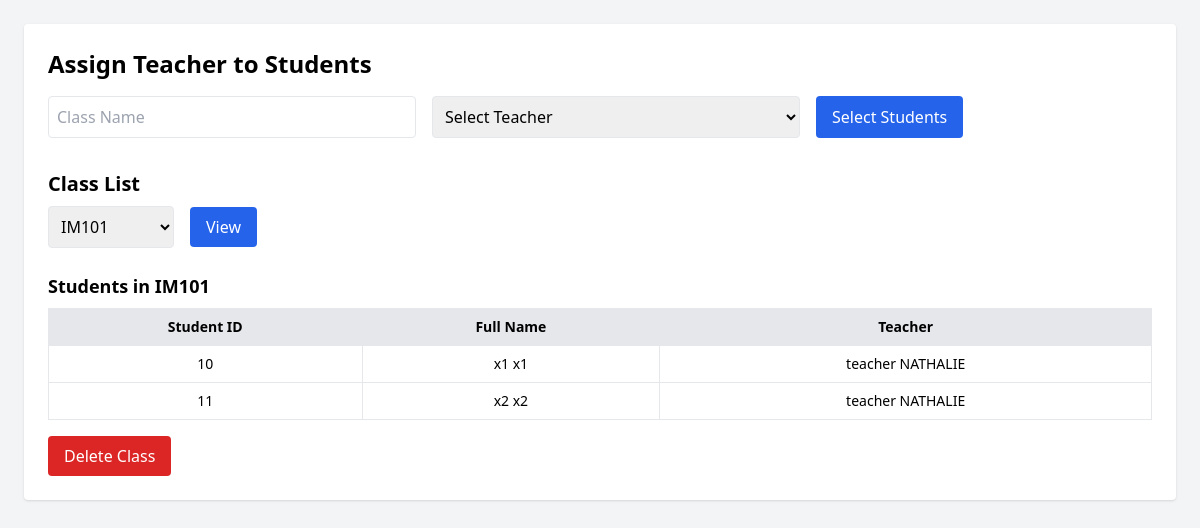
The app's page /admin_assign_teacher.php?view_class=IM101 with its own data.
### tables this page shows
CREATE TABLE `class` (
  `class_id` int(11) NOT NULL,
  `class_name` varchar(100) DEFAULT NULL,
  `teacher_id` varchar(10) DEFAULT NULL,
  `teacher_name` varchar(100) DEFAULT NULL,
  `student_id` varchar(20) DEFAULT NULL,
  `student_first_name` varchar(50) DEFAULT NULL,
  `student_last_name` varchar(50) DEFAULT NULL
);

### admin_assign_teacher.php (the view, shortened to what this page needs)
<?php
include 'db.php';
$classes = mysqli_query($conn, "SELECT DISTINCT class_name FROM class");
$selected_students = [];
if (isset($_GET['view_class'])) {
    $selected_class = $_GET['view_class'];
    $selected_students = mysqli_query($conn, "SELECT * FROM class WHERE class_name='$selected_class'");
}
?>
<!DOCTYPE html>
<html>
<head>
    <script src="https://cdn.tailwindcss.com"></script>
</head>
<body class="p-6 bg-gray-100 min-h-screen">
    <div class="max-w-6xl mx-auto bg-white p-6 rounded shadow">
        <h1 class="text-2xl font-bold mb-4">Assign Teacher to Students</h1>
        <form method="POST">
            <div class="flex gap-4 mb-4">
                <input type="text" name="class_name" placeholder="Class Name" required class="border p-2 rounded w-1/3">
                <select name="teacher_id" required class="border p-2 rounded w-1/3">
                    <option value="">Select Teacher</option>
                </select>
                <button type="button" onclick="toggleCard()" class="bg-blue-600 text-white px-4 py-2 rounded">Select Students</button>
            </div>
        </form>
        <div class="mt-8">
            <h2 class="text-xl font-semibold mb-2">Class List</h2>
            <form method="GET" class="flex items-center space-x-4">
                <select name="view_class" class="border p-2 rounded">
                    <?php while ($c = mysqli_fetch_assoc($classes)): ?>
                        <option value="<?= $c['class_name'] ?>" <?= isset($_GET['view_class']) && $_GET['view_class'] == $c['class_name'] ? 'selected' : '' ?>>
                            <?= $c['class_name'] ?>
                        </option>
                    <?php endwhile; ?>
                </select>
                <button type="submit" class="bg-blue-600 text-white px-4 py-2 rounded">View</button>
            </form>
        </div>
        <?php if (!empty($selected_students)): ?>
            <div class="mt-6">
                <h3 class="text-lg font-bold mb-2">Students in <?= htmlspecialchars($_GET['view_class']) ?></h3>
                <table class="w-full border text-sm">
                    <thead class="bg-gray-200">
                        <tr>
                            <th class="border py-2">Student ID</th>
                            <th class="border py-2">Full Name</th>
                            <th class="border py-2">Teacher</th>
                        </tr>
                    </thead>
                    <tbody>
                        <?php while ($s = mysqli_fetch_assoc($selected_students)): ?>
                        <tr class="text-center">
                            <td class="border py-2"><?= $s['student_id'] ?></td>
                            <td class="border py-2"><?= $s['student_first_name'] . ' ' . $s['student_last_name'] ?></td>
                            <td class="border py-2"><?= $s['teacher_name'] ?></td>
                        </tr>
                        <?php endwhile; ?>
                    </tbody>
                </table>
                <form method="POST" class="mt-4">
                    <button type="submit" name="delete_class" class="bg-red-600 text-white px-4 py-2 rounded">Delete Class</button>
                </form>
            </div>
        <?php endif; ?>
    </div>
</body>
</html>

### records on screen
class: student "10", student_first_name "x1", student_last_name "x1", teacher_name "teacher NATHALIE"
class: student "11", student_first_name "x2", student_last_name "x2", teacher_name "teacher NATHALIE"

### other values on screen
$_GET['view_class'] "IM101"
form field view_class "IM101"
